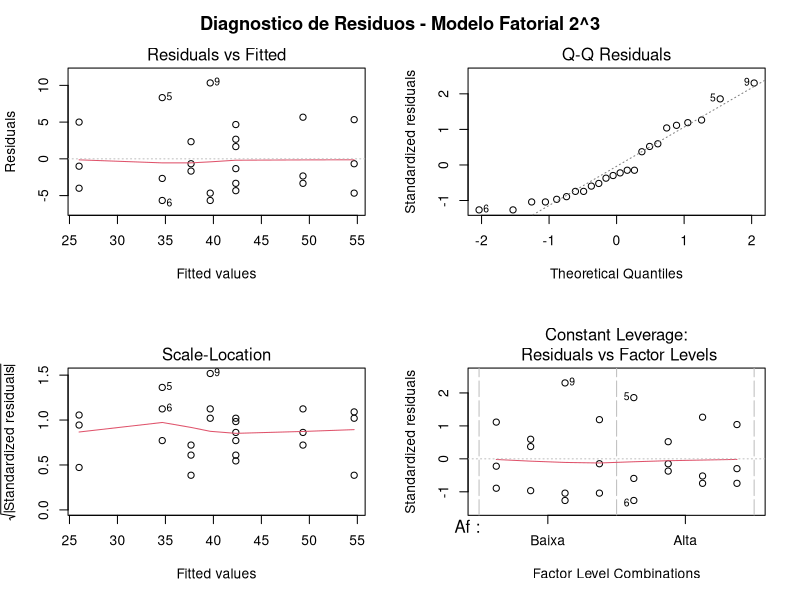
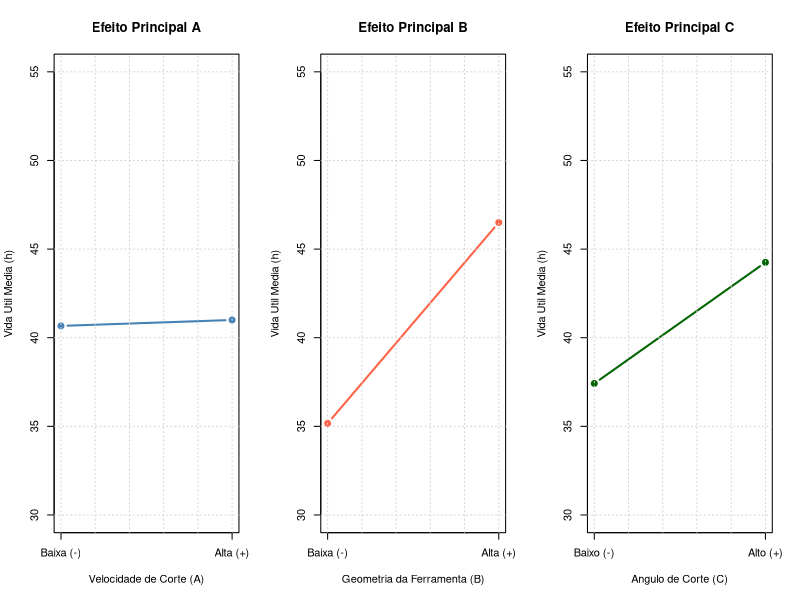
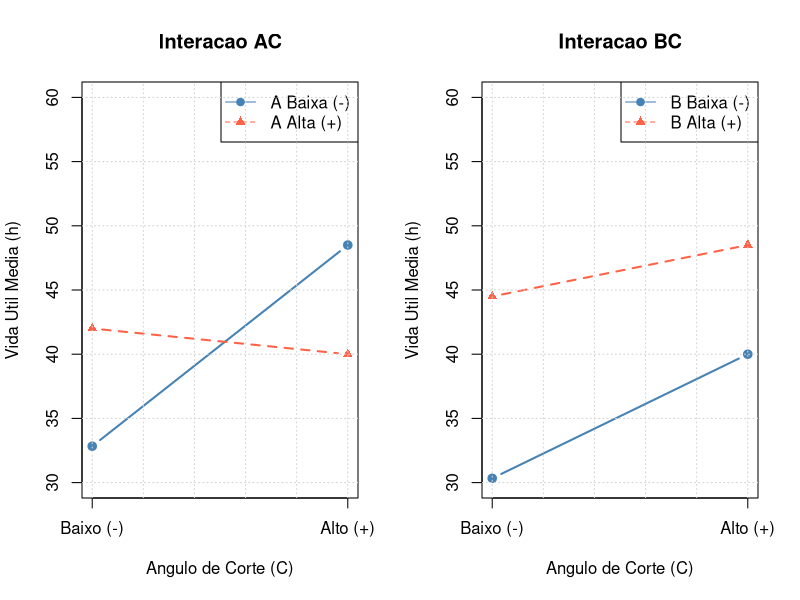

These charts were generated, in order, by the following R code:
library(ggplot2)
library(car)
library(nortest)

dados <- data.frame(
  A   = rep(c(-1, 1,-1, 1,-1, 1,-1, 1), each = 3),
  B   = rep(c(-1,-1, 1, 1,-1,-1, 1, 1), each = 3),
  C   = rep(c(-1,-1,-1,-1, 1, 1, 1, 1), each = 3),
  trat= rep(c("(1)","a","b","ab","c","ac","bc","abc"), each = 3),
  rep = rep(c("I","II","III"), 8),
  y   = c(22, 31, 25,   # (1)
          32, 43, 29,   # a
          35, 34, 50,   # b
          55, 47, 46,   # ab
          44, 45, 38,   # c
          40, 37, 36,   # ac
          60, 50, 54,   # bc
          39, 41, 47)   # abc
)

str(dados)

# transformar fatores
dados$Af <- factor(dados$A, labels = c("Baixa", "Alta"))
dados$Bf <- factor(dados$B, labels = c("Baixa", "Alta"))
dados$Cf <- factor(dados$C, labels = c("Baixo", "Alto"))

N <- nrow(dados)

#Estatisticas descritivas:
#Media geral:
round(mean(dados$y), 2)
#Desvio padrao:
round(sd(dados$y), 2)
# Min:
min(dados$y)
#Max:
max(dados$y)

#Medias por tratamento:
round(tapply(dados$y, dados$trat, mean), 2)

#Medias por fator A:
round(tapply(dados$y, dados$Af, mean), 2)
#Medias por fator B:
round(tapply(dados$y, dados$Bf, mean), 2)
#Medias por fator C:
round(tapply(dados$y, dados$Cf, mean), 2)

#Olhando as médias por fator:
#Fator A: Baixa = 40,67h vs Alta = 41,00h -> diferença de apenas 0,33h, praticamente nada
#Fator B: Baixa = 35,17h vs Alta = 46,50h->diferença de 11,33h, bem expressiva
#Fator C: Baixo = 37,42h vs Alto = 44,25h -> diferença de 6,83h, moderada
#Já dá pra intuir que B vai ser significativo e A provavelmente não.

# ANOVA Fatorial 2^3 
modelo <- aov(y ~ Af * Bf * Cf, data = dados)
summary(modelo)
#A velocidade de corte (A) sozinha não tem efeito. A geometria da ferramenta (B) 
#é o fator mais importante. O ângulo (C) também importa, mas seu efeito depende 
#do nível de A — por isso a interação AC é significativa.

# pressupostos
res <- residuals(modelo)

# Normalidade
sw  <- shapiro.test(res)
sw

ad  <- ad.test(res)
ad

# Homocedasticidade
dados$grupo <- interaction(dados$Af, dados$Bf, dados$Cf)
lev <- leveneTest(y ~ grupo, data = dados)
lev

# Graficos de diagnostico de residuos
par(mfrow = c(2, 2))
plot(modelo, main = "")
mtext("Diagnostico de Residuos - Modelo Fatorial 2^3",
      side = 3, line = -2, outer = TRUE, cex = 1.1, font = 2)

# Graficos de efeitos principais
par(mfrow = c(1, 3))

# Fator A
medA <- tapply(dados$y, dados$Af, mean)
plot(1:2, medA, type = "b", pch = 19, col = "steelblue", lwd = 2,
     xaxt = "n", xlab = "Velocidade de Corte (A)",
     ylab = "Vida Util Media (h)", ylim = c(30, 55),
     main = "Efeito Principal A")
axis(1, at = 1:2, labels = c("Baixa (-)", "Alta (+)"))
grid()
#Fator A: linha quase horizontal (40,67 vs 41,00h) ->velocidade de corte não altera
#a vida útil quando analisada isoladamente. Confirma p = 0,88 na ANOVA.

# Fator B
medB <- tapply(dados$y, dados$Bf, mean)
plot(1:2, medB, type = "b", pch = 19, col = "tomato", lwd = 2,
     xaxt = "n", xlab = "Geometria da Ferramenta (B)",
     ylab = "Vida Util Media (h)", ylim = c(30, 55),
     main = "Efeito Principal B")
axis(1, at = 1:2, labels = c("Baixa (-)", "Alta (+)"))
grid()
#Fator B: linha com inclinação acentuada subindo de 35,17 para 46,50h -> geometria 
#da ferramenta no nível alto aumenta significativamente a vida útil. O maior efeito 
#isolado do experimento.

# Fator C
medC <- tapply(dados$y, dados$Cf, mean)
plot(1:2, medC, type = "b", pch = 19, col = "darkgreen", lwd = 2,
     xaxt = "n", xlab = "Angulo de Corte (C)",
     ylab = "Vida Util Media (h)", ylim = c(30, 55),
     main = "Efeito Principal C")
axis(1, at = 1:2, labels = c("Baixo (-)", "Alto (+)"))
grid()
#Fator C: inclinação moderada de 37,42 para 44,25h -> ângulo alto tende a aumentar
#a vida útil, mas esse efeito precisa ser interpretado junto com A por causa da interação AC.


# Grafico de interacao AC (significativa)
par(mfrow = c(1, 2))

# AC
medAC <- tapply(dados$y, list(dados$Af, dados$Cf), mean)
plot(1:2, medAC["Baixa",], type="b", pch=19, col="steelblue", lwd=2,
     xaxt="n", ylim=c(30,60),
     xlab="Angulo de Corte (C)", ylab="Vida Util Media (h)",
     main="Interacao AC")
lines(1:2, medAC["Alta",], type="b", pch=17, col="tomato", lwd=2, lty=2)
axis(1, at=1:2, labels=c("Baixo (-)","Alto (+)"))
legend("topright", legend=c("A Baixa (-)","A Alta (+)"),
       col=c("steelblue","tomato"), lty=c(1,2), pch=c(19,17))
grid()
#Interação AC (significativa): as linhas se cruzam, esse é o sinal  de interação forte.
# Com A baixo (velocidade baixa), aumentar o ângulo C de - para + aumenta a vida útil. 
#Com A alto (velocidade alta), aumentar o ângulo C de − para + reduz a vida útil. 
#Isso explica por que A sozinho parece sem efeito, em metade das situações ele ajuda e 
#na outra metade prejudica, e os efeitos se cancelam na média.


# BC
medBC <- tapply(dados$y, list(dados$Bf, dados$Cf), mean)
plot(1:2, medBC["Baixa",], type="b", pch=19, col="steelblue", lwd=2,
     xaxt="n", ylim=c(30,60),
     xlab="Angulo de Corte (C)", ylab="Vida Util Media (h)",
     main="Interacao BC")
lines(1:2, medBC["Alta",], type="b", pch=17, col="tomato", lwd=2, lty=2)
axis(1, at=1:2, labels=c("Baixo (-)","Alto (+)"))
legend("topright", legend=c("B Baixa (-)","B Alta (+)"),
       col=c("steelblue","tomato"), lty=c(1,2), pch=c(19,17))
grid()
#Interação BC (não significativa): as linhas são aproximadamente paralelas -> B e C 
#agem de forma independente, sem interação relevante. Confirma p = 0,22 na ANOVA.

library(emmeans)
library(ggplot2)

dados$trat <- factor(dados$trat)

modelo_trat <- aov(y ~ trat, data = dados)

tukey <- pairs(
  emmeans(modelo_trat, ~ trat),
  adjust = "tukey"
)


library(emmeans)   # se não tiver instalado: install.packages("emmeans")

# Modelo já ajustado: modelo <- aov(y ~ Af * Bf * Cf, data = dados)

# 1. Efeito principal de B (com ajuste de Bonferroni para 3 contrastes)
emm_B <- emmeans(modelo, ~ Bf)
contr_B <- pairs(emm_B, adjust = "bonferroni")
summary(contr_B, infer = c(TRUE, TRUE), level = 0.95)

# 2. Desdobramento da interação AC: efeito de A dentro de cada nível de C
emm_A_C <- emmeans(modelo, ~ Af | Cf)
contr_AC <- pairs(emm_A_C, adjust = "bonferroni")

summary(contr_AC, infer = c(TRUE, TRUE), level = 0.95)


em <- emmeans(modelo, ~ Af | Cf)
pairs(em, adjust = "bonferroni") 
